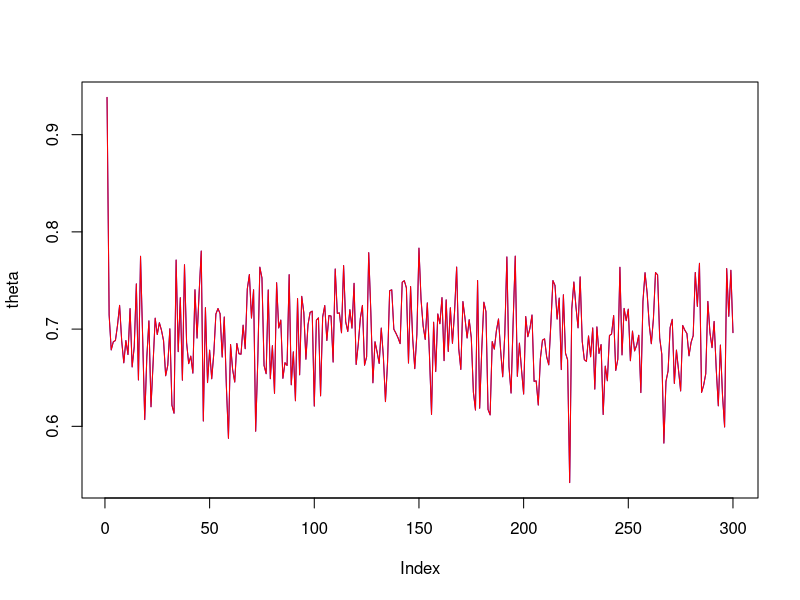
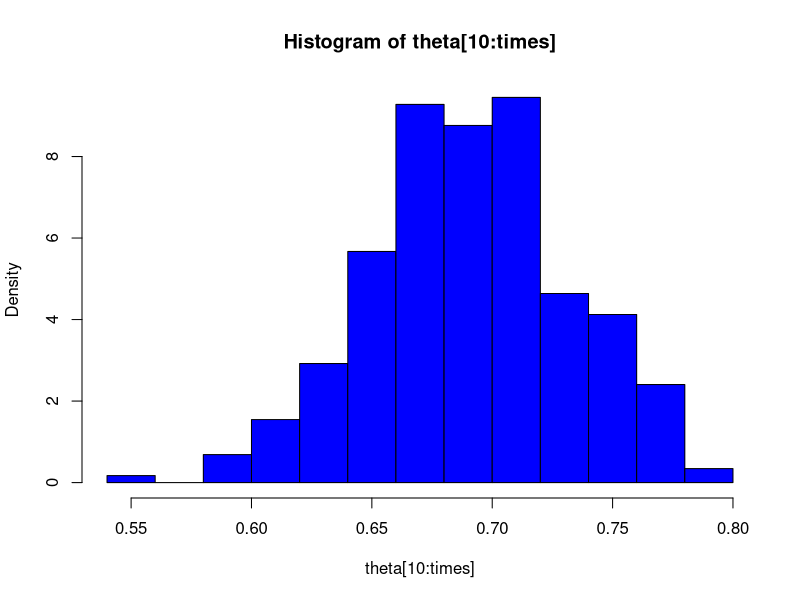
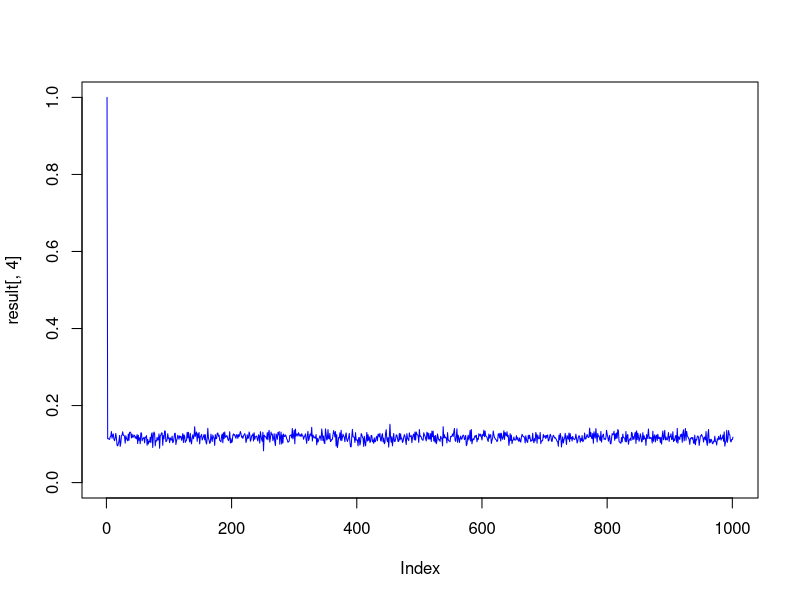

Source code (R) for these figures, in order:

times = 300
theta = rep(0,times)
x = rep(500,times + 1)
for(i in 1:times){
#Imputation Step 
#Draw theta from Beta(v1,v2)
theta[i] = rbeta(1,x[i]+35,39)

#Draw X from Bino(125,theta/(theta+2))
x[i+1] = rbinom(1,125,theta[i]/(theta[i] + 1))

#Posterior Step
#Update v1 = x + 34 + 1, v2 = 1 + 18 + 20
}

plot(theta,type='l',col='blue')
lines(theta,col="red")
hist(theta[10:times],probability = TRUE,col="blue")

Gibbs <- function(times,initial,data){
  alpha = initial[11]
  result = matrix(0,times+1,12)
  c = 0.1
  d = 1
  result[1,] = initial
  for(i in 1:times){
    for(j in 1:10){
      result[i+1,j] = mean(rgamma(10,shape = data$y[j]+result[i,11],scale = 1/(data$t[j] + 1/result[i,12])))
    }
    result[i+1,11] = alpha
    result[i+1,12] = mean(1/rgamma(10,shape = 10*alpha+c,scale = 1/(sum(result[i,1:10])+1/d)))
  }
  return(result)
}

#Example 5.5
{
initial = c(1,1,1,1,1,1,1,1,1,1,0.7,1)
y = c(5,1,5,14,3,19,1,1,4,22)
t = c(94.32,15.72,62.88,125.76,5.24,31.44,1.048,1.048,2.096,10.48)
data = data.frame(y,t)
result = Gibbs(1000,initial,data)
summary(result)
for(i in 1:12){
  print(sd(result[,i])) #Note that although theta5 and theta6 has similarly mean. Their sd are quite different. This is because that t6 > t5, which intuitivly means that we "know more about pump6"
}
plot(result[,4],type ='l',col='blue',ylim = c(0,1))}

#Example 6.5

